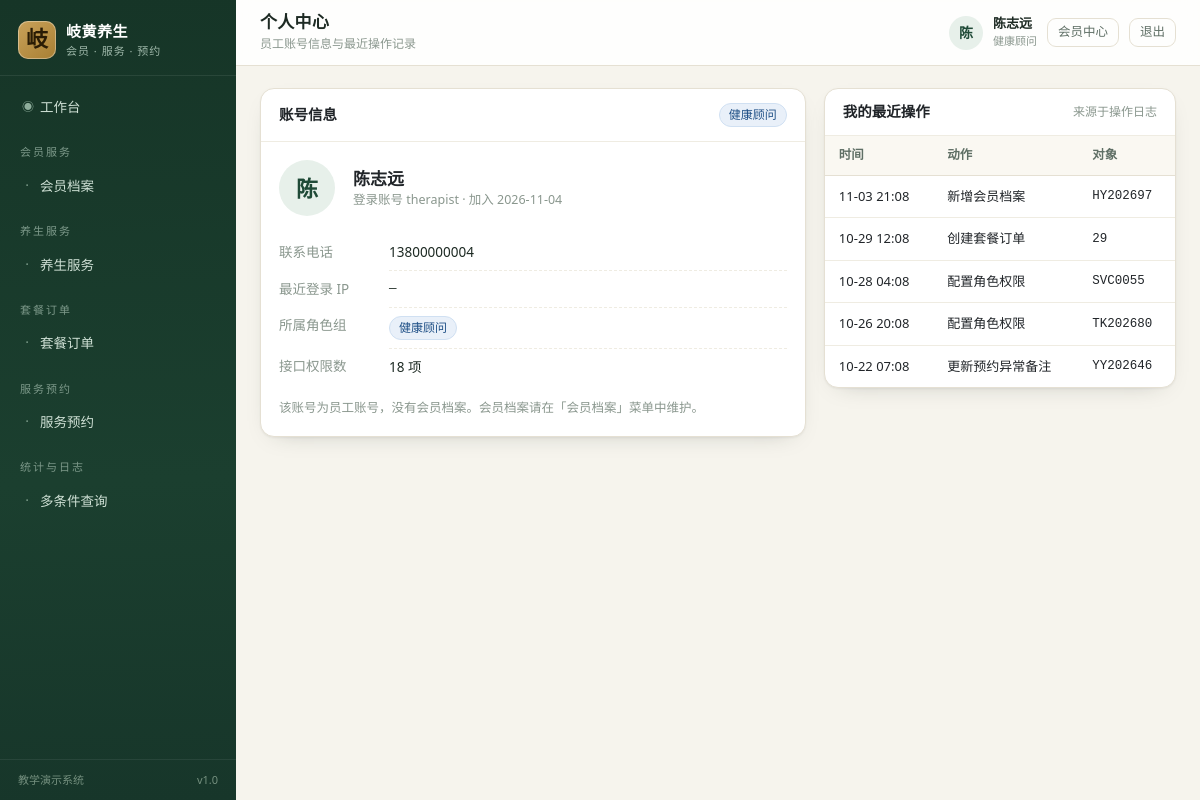
Page /accounts/profile/ (signed in) on the committed database.
### core/models.py (models this page shows, shortened)
class Menu(models.Model):
    GROUP_CHOICES = [
        ("member", "会员服务"),
        ("service", "养生服务"),
        ("order", "套餐订单"),
        ("appointment", "服务预约"),
        ("report", "统计与日志"),
        ("system", "系统管理"),
    ]
    code = models.CharField("菜单编码", max_length=50, unique=True)
    name = models.CharField("菜单名称", max_length=50)
    url_name = models.CharField("路由名称", max_length=80)
    perm_codename = models.CharField("所需权限", max_length=100, blank=True,
                                     help_text="如 services.view_healthservice，留空表示登录即可访问")
    icon = models.CharField("图标", max_length=40, default="bi-circle")
    role_scope = models.CharField(
        "适用角色", max_length=120, blank=True,
        help_text="逗号分隔的角色编码（如 member,therapist），留空表示全部角色",
    )
    group = models.CharField("分组", max_length=20, choices=GROUP_CHOICES, default="service")
    sort_order = models.IntegerField("排序", default=0)
    is_active = models.BooleanField("启用", default=True)
    class Meta:
        verbose_name = "系统菜单"
        verbose_name_plural = "系统菜单"
        ordering = ["group", "sort_order", "id"]

class OperationLog(models.Model):
    CATEGORY_CHOICES = [
        ("auth", "登录认证"),
        ("business", "业务操作"),
        ("query", "查询导出"),
        ("system", "系统管理"),
    ]
    category = models.CharField("日志类别", max_length=20, choices=CATEGORY_CHOICES, default="business")
    action = models.CharField("操作动作", max_length=50)
    target_type = models.CharField("业务对象", max_length=40, blank=True)
    target_id = models.CharField("对象标识", max_length=40, blank=True)
    target_repr = models.CharField("对象摘要", max_length=120, blank=True)
    detail = models.TextField("详细内容", blank=True)
    username = models.CharField("操作人", max_length=60, blank=True)
    role = models.CharField("角色", max_length=30, blank=True)
    method = models.CharField("请求方法", max_length=10, blank=True)
    path = models.CharField("请求路径", max_length=200, blank=True)
    status_code = models.IntegerField("响应状态", null=True, blank=True)
    duration_ms = models.IntegerField("耗时(ms)", null=True, blank=True)
    ip = models.CharField("IP 地址", max_length=45, blank=True)
    user_agent = models.CharField("客户端", max_length=200, blank=True)
    created_at = models.DateTimeField("操作时间", auto_now_add=True, db_index=True)
    class Meta:
        verbose_name = "操作日志"
        verbose_name_plural = "操作日志"
        ordering = ["-created_at"]
        indexes = [
            models.Index(fields=["username", "created_at"]),
            models.Index(fields=["target_type", "target_id"]),
        ]
        permissions = [
            ("view_statistics", "查看查询统计"),
            ("export_report", "导出报表数据"),
            ("query_report", "多条件查询报表"),
        ]

### accounts/models.py (models this page shows, shortened)
class User(AbstractUser):
    ROLE_CHOICES = [
        ("admin", "系统管理员"),
        ("service_manager", "服务主管"),
        ("order_clerk", "订单专员"),
        ("therapist", "健康顾问"),
        ("reporter", "报表专员"),
        ("member", "会员"),
    ]
    ROLE_GROUP_MAP = {
        "admin": "系统管理员",
        "service_manager": "服务主管",
        "order_clerk": "订单专员",
        "therapist": "健康顾问",
        "reporter": "报表专员",
        "member": "会员",
    }
    role = models.CharField("角色", max_length=30, choices=ROLE_CHOICES, default="member")
    display_name = models.CharField("姓名", max_length=30, blank=True)
    phone = models.CharField("联系电话", max_length=20, blank=True)
    last_login_ip = models.CharField("最近登录IP", max_length=45, blank=True)
    class Meta:
        verbose_name = "系统用户"
        verbose_name_plural = "系统用户"
        ordering = ["-date_joined"]
    @property
    def is_member(self):
        return self.role == "member"

### accounts/views.py (the view, shortened to what this page needs)
# urls.py: path("profile/", views.ProfileView.as_view(), name="profile"),
class ProfileView(LoginRequiredMixin, UpdateView):
    template_name = "accounts/profile.html"
    form_class = MemberProfileForm
    success_url = reverse_lazy("accounts:profile")
    def dispatch(self, request, *args, **kwargs):
        if request.user.is_authenticated and getattr(request.user, "member_profile", None) is None:
            if request.method == "GET":
                return render(request, "accounts/staff_profile.html", {
                    "target_user": request.user,
                    "groups": request.user.groups.all(),
                    "perm_count": len(request.user.get_all_permissions()),
                    "recent_logs": OperationLog.objects.filter(
                        username=request.user.username)[:10],
                })
            messages.warning(request, "当前账号未绑定会员档案，请使用员工账号在“会员档案”中操作")
            return redirect("dashboard")
        return super().dispatch(request, *args, **kwargs)

### core/context_processors.py (called while the page is built)
def navigation(request):
    user = getattr(request, "user", None)
    if user is None or not user.is_authenticated:
        return {"nav_groups": [], "nav_menus": []}
    role = getattr(user, "role", "")
    menus = []
    for menu in Menu.objects.filter(is_active=True):
        if menu.role_scope and role not in [r.strip() for r in menu.role_scope.split(",") if r.strip()]:
            continue
        if not menu.perm_codename or user.has_perm(menu.perm_codename):
            menus.append(menu)
    group_labels = dict(Menu.GROUP_CHOICES)
    groups = []
    for code, label in Menu.GROUP_CHOICES:
        items = [m for m in menus if m.group == code]
        if items:
            groups.append({"code": code, "label": group_labels.get(code, label), "items": items})
    return {"nav_groups": groups, "nav_menus": menus}

### core/templatetags/ui_tags.py (called while the page is built)
@register.simple_tag(takes_context=True)
def active_nav(context, url_name):
    request = context.get("request")
    if not request:
        return ""
    resolver = getattr(request, "resolver_match", None)
    if not resolver:
        return ""
    current = resolver.view_name or ""
    return "active" if current == url_name or current.startswith(url_name + "_") else ""

### templates/accounts/staff_profile.html (shortened to what this page needs)
{% extends "base.html" %}
{% load ui_tags %}
{% block page_title %}个人中心{% endblock %}
{% block breadcrumb %}<div class="crumb">员工账号信息与最近操作记录</div>{% endblock %}
{% block content %}
<div class="detail-grid">
  <div class="card">
    <div class="card-head">
      <h2>账号信息</h2>
      <span class="badge-soft primary">{{ target_user.get_role_display }}</span>
    </div>
    <div class="card-body">
      <div style="display:flex;gap:18px;align-items:center;margin-bottom:18px;flex-wrap:wrap">
        <div class="avatar" style="width:56px;height:56px;font-size:22px">
          {{ target_user.display_name|default:target_user.username|slice:":1" }}
        </div>
        <div>
          <div style="font-size:17px;font-weight:650">
            {{ target_user.display_name|default:target_user.username }}
          </div>
          <div class="muted" style="font-size:12.5px">
            登录账号 {{ target_user.username }} · 加入 {{ target_user.date_joined|date:"Y-m-d" }}
          </div>
        </div>
      </div>
      <table class="kv">
        <tr><th>联系电话</th><td>{{ target_user.phone|default:"—" }}</td></tr>
        <tr><th>最近登录 IP</th><td class="mono">{{ target_user.last_login_ip|default:"—" }}</td></tr>
        <tr><th>所属角色组</th>
          <td>
            {% for g in groups %}
              <span class="badge-soft primary">{{ g.name }}</span>
            {% empty %}—{% endfor %}
          </td>
        </tr>
        <tr><th>接口权限数</th><td>{{ perm_count }} 项</td></tr>
      </table>
      <div class="muted" style="font-size:12.5px;margin-top:14px">
        该账号为员工账号，没有会员档案。会员档案请在「会员档案」菜单中维护。
      </div>
    </div>
  </div>
  <div class="card">
    <div class="card-head"><h2>我的最近操作</h2><span class="sub">来源于操作日志</span></div>
    <div class="card-body tight">
      {% if recent_logs %}
      <table class="data">
        <thead><tr><th>时间</th><th>动作</th><th>对象</th></tr></thead>
        <tbody>
        {% for log in recent_logs %}
          <tr>
            <td class="nowrap">{{ log.created_at|date:"m-d H:i" }}</td>
            <td>{{ log.action }}</td>
            <td class="mono">{{ log.target_repr|default:"—" }}</td>
          </tr>
        {% endfor %}
        </tbody>
      </table>
      {% else %}
      <div class="empty"><span class="big">≡</span>暂无操作记录</div>
      {% endif %}
    </div>
  </div>
</div>
{% endblock %}

### templates/base.html (shortened to what this page needs)
{% load static ui_tags %}<!DOCTYPE html>
<html lang="zh-CN">
<head>
  <link rel="stylesheet" href="{% static 'vendor/bootstrap.min.css' %}">
  <link rel="stylesheet" href="{% static 'css/app.css' %}">
</head>
<body>
<div class="layout">
  <aside class="sidebar" id="sidebar">
    <a class="brand" href="{% url 'dashboard' %}">
      <span class="brand-mark">岐</span>
      <span class="brand-text">
        <strong>岐黄养生</strong>
        <small>会员 · 服务 · 预约</small>
      </span>
    </a>
    <nav class="nav-list">
      {% if not user.is_member %}
      <a class="nav-item {% active_nav 'dashboard' %}" href="{% url 'dashboard' %}">
        <span class="nav-icon">◉</span> 工作台
      </a>
      {% endif %}
      {% for group in nav_groups %}
        <div class="nav-group">{{ group.label }}</div>
        {% for menu in group.items %}
          <a class="nav-item {% active_nav menu.url_name %}" href="{% url menu.url_name %}">
            <span class="nav-icon">·</span> {{ menu.name }}
          </a>
        {% endfor %}
      {% endfor %}
    </nav>
    <div class="sidebar-foot">
      <span>教学演示系统</span>
      <span class="ver">v1.0</span>
    </div>
  </aside>
  <div class="main">
    <header class="topbar">
      <div class="page-heading">
        <h1>{% block page_title %}工作台{% endblock %}</h1>
        {% block breadcrumb %}{% endblock %}
      </div>
      <div class="user-box">
        <span class="avatar">{{ user.display_name|default:user.username|slice:":1" }}</span>
        <span class="user-meta">
          <strong>{{ user.display_name|default:user.username }}</strong>
          <small>{{ user.get_role_display }}</small>
        </span>
        <a class="btn btn-sm btn-outline-secondary" href="{% url 'accounts:profile' %}">会员中心</a>
        <form method="post" action="{% url 'accounts:logout' %}" class="d-inline">
          <button class="btn btn-sm btn-outline-secondary" type="submit">退出</button>
        </form>
      </div>
    </header>
    <main class="content">
      {% block content %}{% endblock %}
    </main>
  </div>
</div>
</body>
</html>

### rows in the picture
Menu: name "会员档案"
Menu: name "养生服务"
Menu: name "套餐订单"
Menu: name "服务预约"
Menu: name "多条件查询"
User: display_name "陈", display_name "陈志远", role "健康顾问", username "therapist", date_joined "2026-11-04", phone "13800000004", last_login_ip "—"
OperationLog: created_at "11-03 21:08", action "新增会员档案", target_repr "HY202697"
OperationLog: created_at "10-29 12:08", action "创建套餐订单", target_repr "29"
OperationLog: created_at "10-28 04:08", action "配置角色权限", target_repr "SVC0055"
OperationLog: created_at "10-26 20:08", action "配置角色权限", target_repr "TK202680"
OperationLog: created_at "10-22 07:08", action "更新预约异常备注", target_repr "YY202646"

### other values in the picture
{{ group.label }} "会员服务" "养生服务" "套餐订单" "服务预约" "统计与日志"
{{ g.name }} "健康顾问"
{{ perm_count }} "18"
